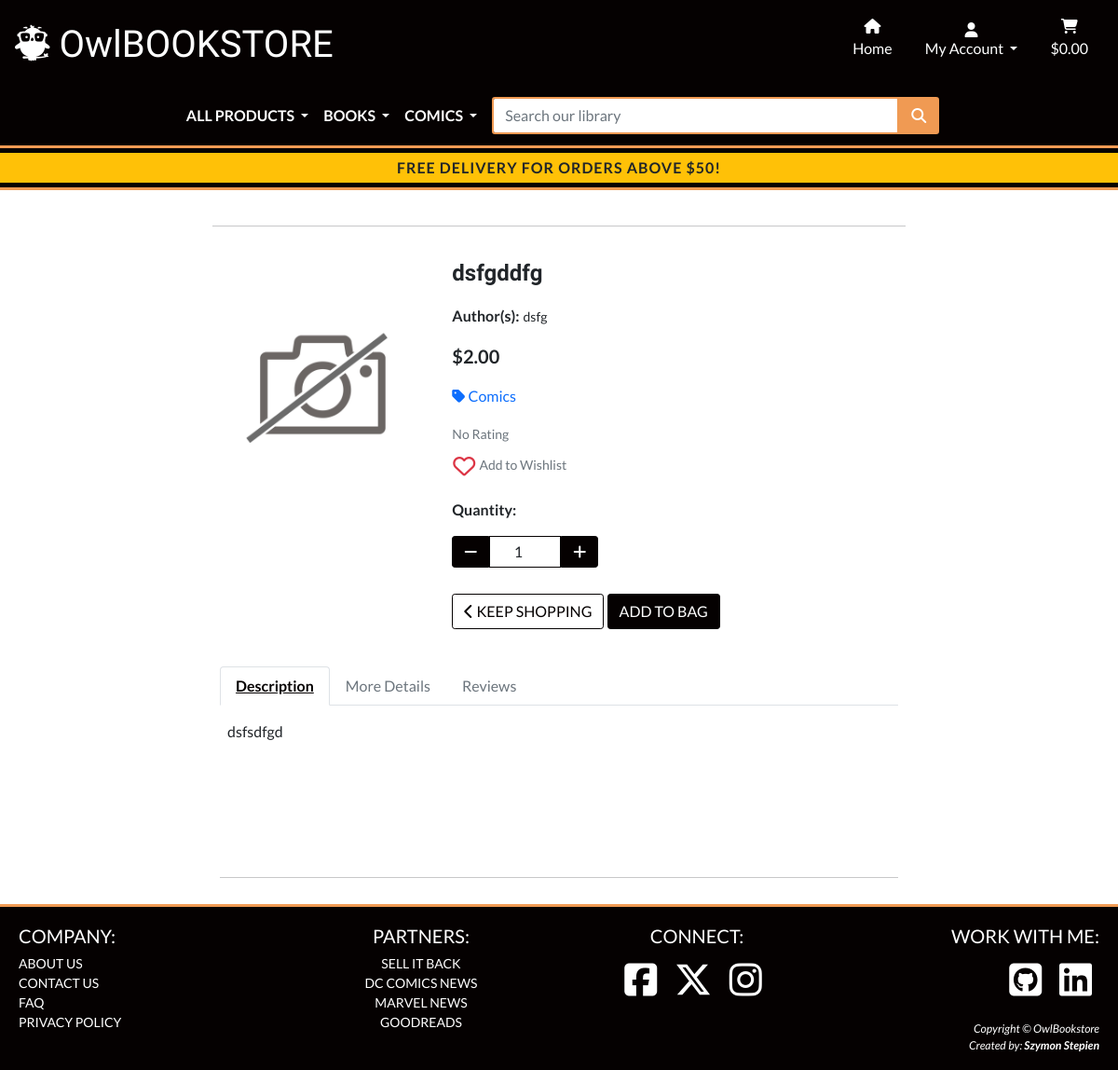
/products/61/, run on an earlier commit of the app's database.
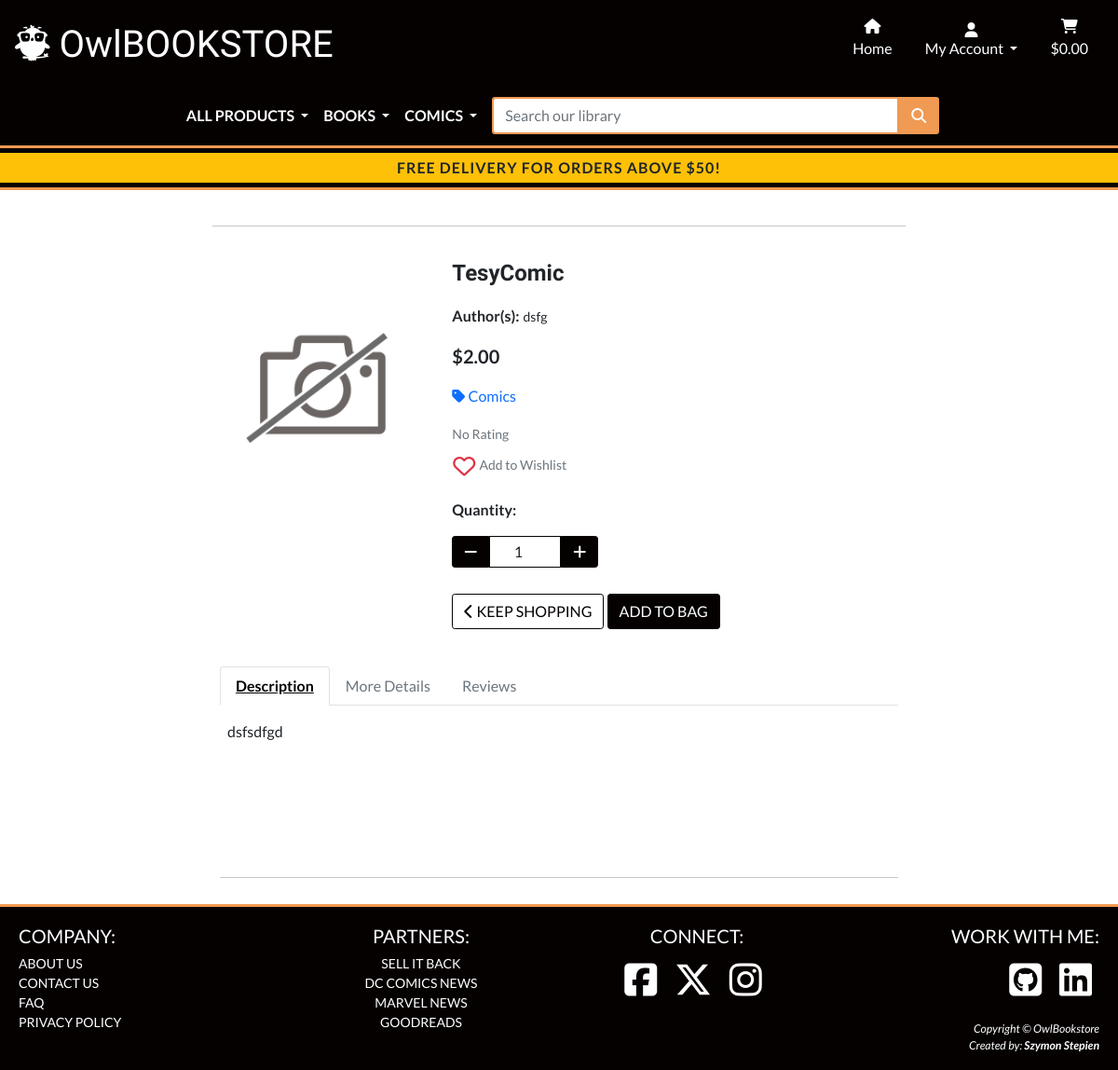
And on a later commit of the database.
### products/models.py (models this page shows, shortened)
class Product(models.Model):
    title = models.CharField(max_length=254)
    author = models.CharField(max_length=254)
    price = models.DecimalField(max_digits=6, decimal_places=2)
    description = models.TextField()
    category = models.ForeignKey(
        'Category', null=True, blank=True, on_delete=models.SET_NULL,
        default=19
    )
    subcategory = models.ForeignKey(
        'Subcategory', null=True, blank=True, on_delete=models.SET_NULL
    )
    published_date = models.IntegerField(null=True, blank=True)
    publisher = models.CharField(max_length=50, null=True, blank=True)
    isbn_13 = models.CharField(max_length=13, null=True, blank=True)
    isbn_10 = models.CharField(max_length=10, null=True, blank=True)
    rating = models.DecimalField(
        max_digits=6, decimal_places=2, null=True, blank=True, default=0
    )
    ratings_count = models.IntegerField(null=True, blank=True)
    image_url = models.URLField(max_length=1024, null=True, blank=True)
    image = models.ImageField(null=True, blank=True)

### products/views.py (the view)
# urls.py: path('<int:product_id>/', views.product_detail, name='product_detail'),
def product_detail(request, product_id):
    try:
        product = Book.objects.get(pk=product_id)
        product_type = 'book'
    except Book.DoesNotExist:
        try:
            product = Comic.objects.get(pk=product_id)
            product_type = 'comic'
        except Comic.DoesNotExist:
            return render(request, '404.html')
    reviews = product.reviews.filter(approved=True).order_by('created_on')
    pending_reviews = product.reviews.filter(approved=False).exists()
    if request.user.is_authenticated:
        product_in_orders = OrderLineItem.objects.filter(
            order__user_profile=request.user.userprofile,
            product=product
        ).exists()
        product_in_wishlist = request.user.wishlist.items.filter(
            pk=product_id).exists()
    else:
        product_in_orders = False
        product_in_wishlist = False
    if request.method == 'POST':
        if request.user.is_authenticated:
            form = ReviewForm(request.POST, request.FILES)
            if form.is_valid():
                form.instance.email = request.user.email
                form.instance.name = request.user.username
                review = form.save(commit=False)
                review.product = product
                review.save()
                messages.success(request, 'Review submitted successfully.')
                return redirect(reverse('product_detail', args=[product_id]))
            else:
                messages.error(request, 'Failed to add review. \
                    Please ensure the form is valid.')
        else:
            messages.error(request, "You must be logged in \
                to submit a review.")
            return redirect(reverse('product_detail', args=[product_id]))
    else:
        form = ReviewForm()
    context = {
        'product': product,
        'product_type': product_type,
        'reviews': reviews,
        'review_form': form,
        'reviewed': False,
        'product_in_orders': product_in_orders,
        'pending_reviews': pending_reviews,
        'product_in_wishlist': product_in_wishlist,
    }
    return render(request, 'products/product_detail.html', context)

### products/templates/products/product_detail.html (shortened to what this page needs)
{% extends "base.html" %}
{% load static %}
{% block extra_css %}
    <link rel="stylesheet" href="{% static 'products/css/products.css' %}" type="text/css">
{% endblock %}
{% block page_header %}
<div class="container top-space">
</div>
{% endblock %}
{% block content %}
<div class="overlay-cover"></div>
<div class="container-lg minimum-height mb-4">
    <div class="row">
        <div class="col-12 col-lg-10 col-xl-8 offset-xl-2 offset-lg-1 mt-3 px-md-5 px-lg-0">
            <hr class="mx-2 p-0">
            <div class="row mx-auto mx-md-0 my-3">
                <div class="col-lg-4 col-sm-5">
                    {% if product.image %}
                    <a href="{{ product.image.url }}" target="_blank" aria-label="Open image for {{ product.title }} in seprate window">
                        <img class="card-img-top img-fluid" src="{{ product.image.url }}" alt="Image for {{ product.title }}">
                    </a>
                    {% else %}
                    <a href="" aria-label="Image placeholder for products without image">
                        <img class="card-img-top img-fluid" src="{{ MEDIA_URL }}noimage.png" alt="Image not available for {{ product.title }}">
                    </a>
                    {% endif %}
                </div>
                <div class="col-lg-8 col-sm-7 mt-3">
                    <p class="fs-4 fw-bold logo-font">{{ product.title }}</p>
                    <p class="overflow-hidden dynamic-text"><strong>Author(s):</strong><span
                            class="small ps-1 btt-link">{{ product.author }}</span></p>
                    <p class="fw-bold fs-5">${{ product.price }}</p>
                    {% if product_type == 'book' %}
                    <a href="{% url 'products' %}?category=books" class="text-decoration-none" aria-label="Go to the products in book category">
                        <p><span><i class="fa-solid fa-tag"></i> </span>Books</p>
                    </a>
                    {% elif product_type == 'comic' %}
                    <a href="{% url 'products' %}?category=comics" class="text-decoration-none" aria-label="Go to the products in comic category">
                        <p><span><i class="fa-solid fa-tag"></i> </span>Comics</p>
                    </a>
                    {% endif %}
                    {% if product.rating %}
                    <small class="text-muted"><i class="fas fa-star mr-1"></i>{{ product.rating }} / 5</small>
                    <small class="text-muted"> ({{ product.ratings_count }} Ratings)</small>
                    {% else %}
                    <small class="text-muted">No Rating</small>
                    {% endif %}
                    {% include 'includes/wishlist_form.html' %}
                    <form class="form" action="{% url 'add_to_bag' product.id %}" method="POST">
                        <div class="row">
                            <div class="col-10 col-sm-12 col-md-8 mt-1 mx-0">
                                <p class="mt-2"><strong>Quantity:</strong></p>
                                <div class="form-group">
                                    <div class="input-group mb-3 quantity-input-container input-group-{{ product.id }}">
                                        <button class="decrement-qty btn btn-black-brown rounded-left p-1 m-0 decrement-qty_{{ product.id }}"
                                            type="button" data-item_id="{{ product.id }}"
                                            id="decrement-qty_{{ product.id }}" title="Decrement quantity">
                                            <span class="px-2">
                                                <i class="fa-solid fa-minus"></i>
                                            </span>
                                        </button>
                                        <input class="form-control qty_input m-0 p-1 text-center id_qty_{{ product.id }}" type="number" name="quantity"
                                            value="1" min="1" max="10" data-item_id="{{ product.id }}"
                                            id="id_qty_{{ product.id }}" aria-label="Qunatity input - choose input in range 1 to 10">
                                        <button class="increment-qty btn btn-black-brown rounded-right p-1 m-0 increment-qty_{{ product.id }}"
                                            type="button" data-item_id="{{ product.id }}"
                                            id="increment-qty_{{ product.id }}" title="Increment quantity">
                                            <span class="px-2">
                                                <i class="fa-solid fa-plus"></i>
                                            </span>
                                        </button>
                                    </div>
                                </div>
                            </div>
                            <div class="col-12 mt-1 mx-0">
                                <a href="{% url 'products' %}" class="btn pagination-btn rounded-1 small-btn"
                                    aria-label="Go back to products.">
                                    <span class="">
                                        <i class="fas fa-chevron-left color-dark"></i>
                                    </span>
                                    <span class="text-uppercase">Keep Shopping</span>
                                </a>
                                <input type="submit" class="btn btn-black-brown rounded-1 small-btn text-uppercase"
                                    value="Add to Bag" aria-label="Add product to the bag">
                            </div>
                        </div>
                    </form>
                </div>
            </div>
            <div class="row mx-0 mx-sm-1">
                <div class="col">
                    <div class="row mt-3 d-none d-md-block">
                        <div class="col-12">
                            <ul class="nav nav-tabs">
                                <li class="nav-item">
                                    <a class="nav-link extra-info active text-muted" aria-current="page"
                                        href="#" aria-label="Read product description">Description
                                    </a>
                                </li>
                                <li class="nav-item">
                                    <a class="nav-link extra-info text-muted" href="" aria-label="Find more details about the product">
                                        More Details
                                    </a>
                                </li>
                                <li class="nav-item">
                                    <a class="nav-link extra-info text-muted reviews-nav" href="#" aria-label="Read product reviews">
                                        Reviews {% if reviews %}({{ product.number_of_reviews }}){% endif %}
                                    </a>
                                </li>
                            </ul>
                        </div>
                    </div>
                    <div class="row py-md-3 nav mobile-nav-tabs">
                        <div class="col-12 extra-content active-content">
                            <p class="mx-0 mx-sm-2 collapse show d-md-block my-auto" id="collapse-description">
                                <span class="d-flex align-items-center">{{ product.description }}</span>
                            </p>
                        </div>
                    </div>
                </div>
            </div>
            <hr class="mx-0 mx-md-3 p-0 my-1 d-none d-md-block">
        </div>
    </div>
</div>
{% endblock %}

What changed in the data, as far as the page shows it:
changed Product "dsfsdfgd": title "dsfgddfg" → "TesyComic"
